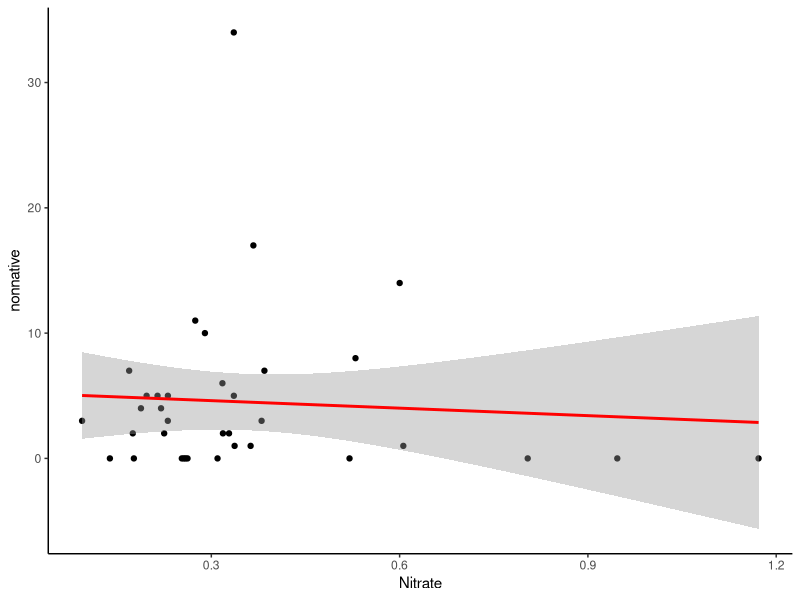
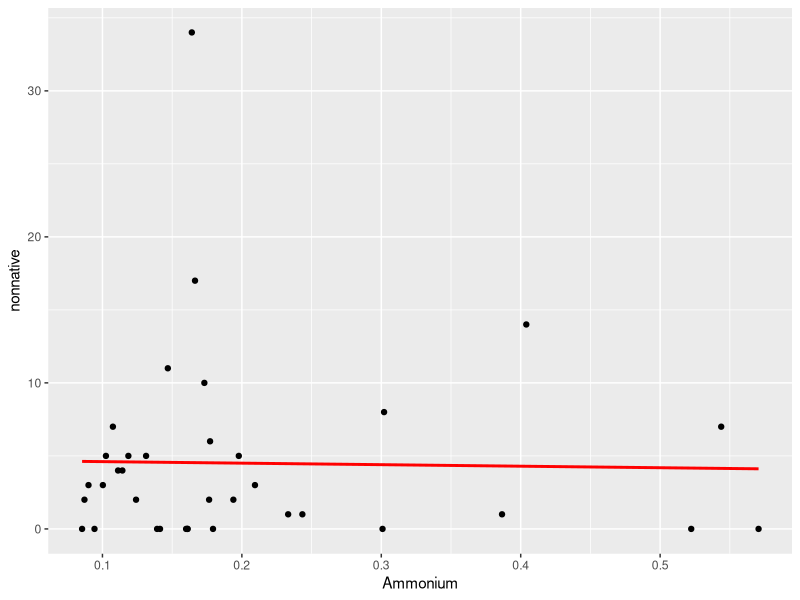
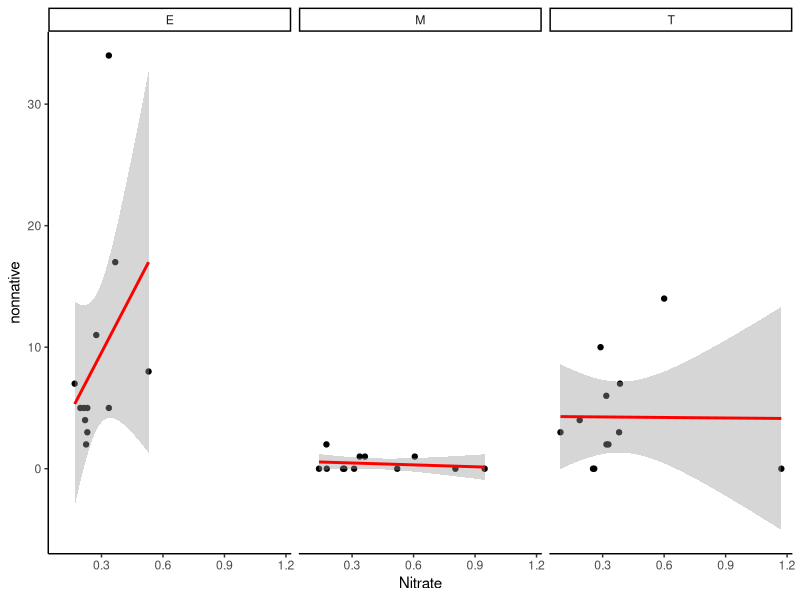
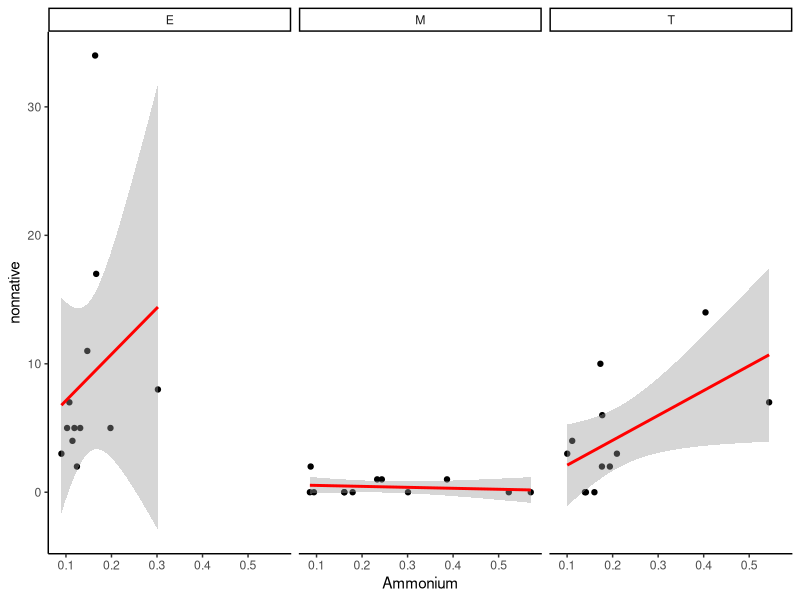
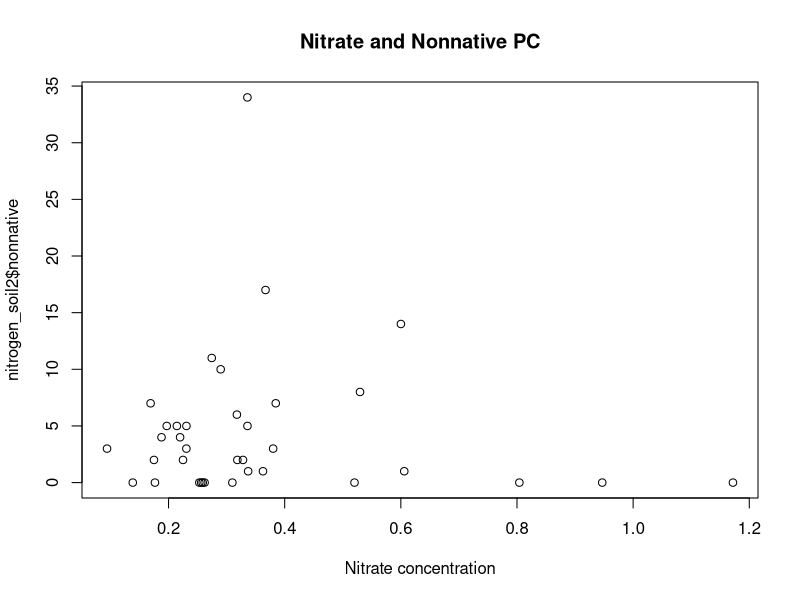

R code for these plots, in order:
## ---- chunk 1
knitr::opts_chunk$set(echo = TRUE)
## ---- chunk 2
library(tidyverse)

## ---- chunk 3
#importing data into R
nitrogen_soil <- read_csv("nitrogen_soil.csv")
north_parcel <- read_csv("np_pc.csv")
north_parcel
nitrogen_soil2 <- rename(nitrogen_soil, 'nonnative' = 'Total Nonnative PC')
nitrogen_soil2
nitrogen_soil3 <- read_csv("Nitrogen_soil (2).csv")
nitrogen_soil3 <- rename(nitrogen_soil3, 'nonnative'='Total Nonnative PC')
nitrogen_soil3

## ---- chunk 4
#creating nitrate graph
nitrate_graph <- ggplot(nitrogen_soil2, aes(x=Nitrate, y=nonnative, )) +geom_point() +geom_smooth(method=lm , color="red", se=TRUE) + theme_classic()
nitrate_graph

#make column graph? x axis is zone, y axis is nitrogen concentration (nitrate and ammonium)

#+facet_wrap(~zone) this is for regression

#start google slides (intro, methods,etc, conclusion)

## ---- chunk 5
#creating ammonium graph
ammonium_graph <- ggplot(nitrogen_soil2, aes(x=Ammonium, y=nonnative)) +geom_point() +geom_smooth(method=lm , color="red", se=FALSE)
ammonium_graph
## ---- chunk 6
#Nitrate graph with separate zones
nitrate_graph2 <- ggplot(nitrogen_soil3, aes(x=Nitrate, y=nonnative)) +geom_point() +geom_smooth(method=lm , color="red", se=TRUE) + theme_classic() + facet_wrap(~Zone)
nitrate_graph2

## ---- chunk 7
#ammonium graph with separate zones
ammonium_graph2 <- ggplot(nitrogen_soil3, aes(x=Ammonium, y=nonnative)) +geom_point() +geom_smooth(method=lm , color="red", se=TRUE) + theme_classic() + facet_wrap(~Zone)
ammonium_graph2

## ---- chunk 8
plot(x=nitrogen_soil2$Nitrate, y=nitrogen_soil2$nonnative, ,xlab="Nitrate concentration", yxlab="Total Nonnative PC", main="Nitrate and Nonnative PC")

